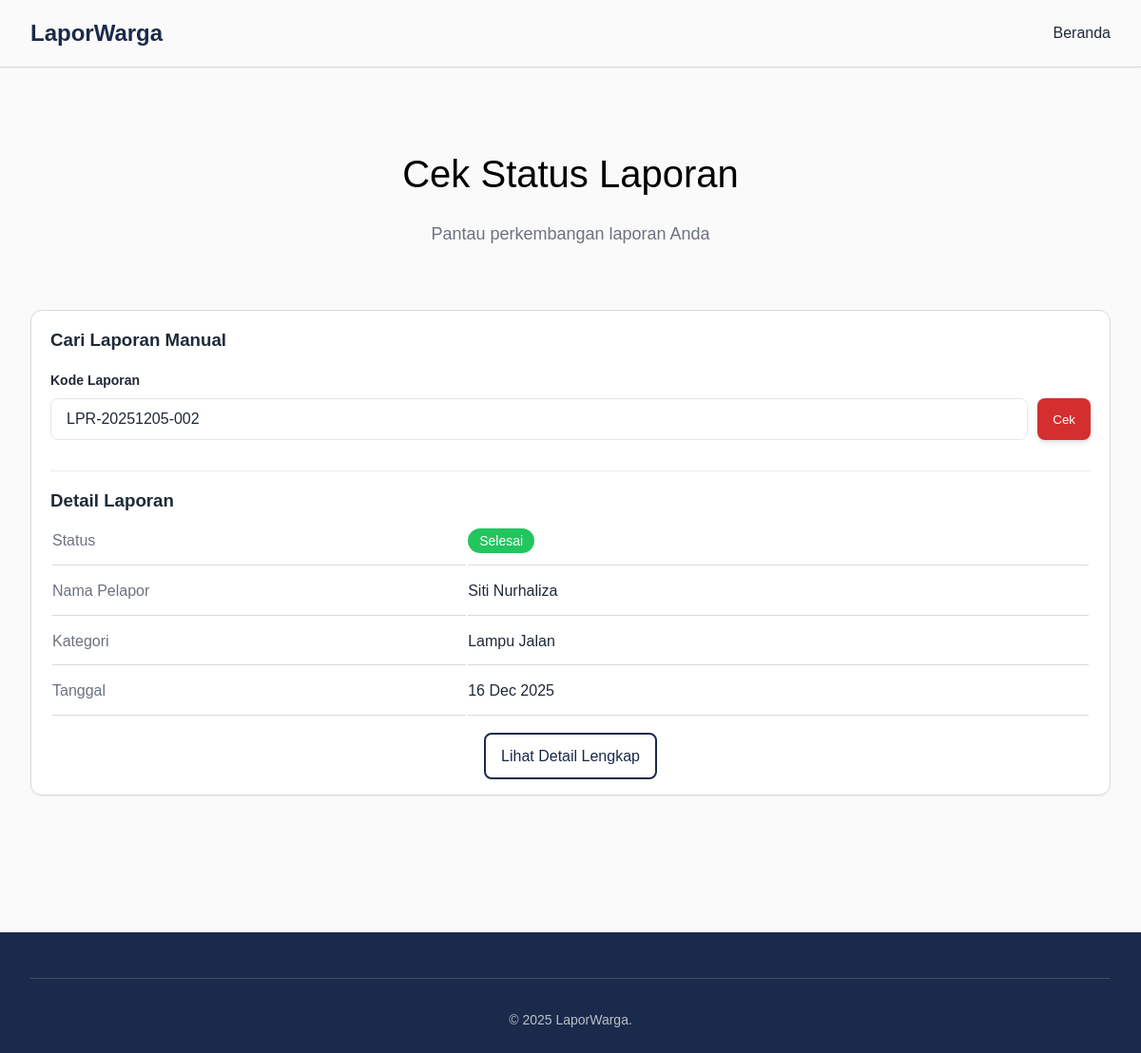
Page /cek_status.php?kode=LPR-20251205-002 on the committed database.
### tables this page shows
CREATE TABLE `laporan` (
  `id` int(11) NOT NULL AUTO_INCREMENT,
  `kode_laporan` varchar(20) NOT NULL,
  `nama_pelapor` varchar(100) NOT NULL,
  `no_hp` varchar(15) NOT NULL,
  `kategori` varchar(50) NOT NULL,
  `deskripsi` text NOT NULL,
  `lokasi` varchar(255) NOT NULL,
  `foto` varchar(255) DEFAULT NULL,
  `foto_blob` mediumblob DEFAULT NULL,
  `foto_mime` varchar(50) DEFAULT NULL,
  `status` enum('Diterima','Diproses','Selesai') DEFAULT 'Diterima',
  `tanggal_lapor` timestamp NOT NULL DEFAULT current_timestamp(),
  `tanggal_diterima` timestamp NULL DEFAULT NULL,
  `tanggal_diproses` timestamp NULL DEFAULT NULL,
  `tanggal_selesai` datetime DEFAULT NULL,
  `biaya` decimal(15,2) DEFAULT NULL,
  `durasi` varchar(50) DEFAULT NULL,
  `foto_after` varchar(255) DEFAULT NULL,
  `foto_after_blob` mediumblob DEFAULT NULL,
  `foto_after_mime` varchar(50) DEFAULT NULL,
  `catatan_admin` text DEFAULT NULL,
  `diterima_at` timestamp NULL DEFAULT NULL COMMENT 'Timestamp ketika status Diterima',
  `diproses_at` timestamp NULL DEFAULT NULL COMMENT 'Timestamp ketika status Diproses',
  `selesai_at` timestamp NULL DEFAULT NULL COMMENT 'Timestamp ketika status Selesai',
  PRIMARY KEY (`id`),
  UNIQUE KEY `kode_laporan` (`kode_laporan`),
  KEY `idx_kode` (`kode_laporan`),
  KEY `idx_status` (`status`),
  KEY `idx_tanggal` (`tanggal_lapor`),
  KEY `idx_no_hp_tanggal` (`no_hp`,`tanggal_lapor`)
);

### config/report_tracker.php (called while the page is built, shortened)
<?php
class ReportTracker {
    public static function getTrackedReports() {
        if (!isset($_COOKIE[self::COOKIE_NAME])) {
            return [];
        }
        $data = $_COOKIE[self::COOKIE_NAME];
        $reports = json_decode($data, true);
        $reports = array_map('intval', $reports);
        $reports = array_filter($reports, function($id) {
            return $id > 0;
        });
        $reports = array_values(array_unique($reports));
        return $reports;
    }
    public static function hasTrackedReports() {
        $reports = self::getTrackedReports();
        return !empty($reports);
    }
}
?>

### public/cek_status.php (the view, shortened to what this page needs)
<?php
require_once '../config/report_tracker.php';
$database = new Database();
$conn = $database->getConnection();
$trackedReports = [];
$hasTrackedReports = ReportTracker::hasTrackedReports();
$laporan = null;
if(isset($_GET['kode'])) {
    $kode = trim($_GET['kode']);
    if(!empty($kode)) {
        $stmt = $conn->prepare("SELECT * FROM laporan WHERE kode_laporan = :kode");
        $stmt->bindParam(':kode', $kode);
        $stmt->execute();
        $laporan = $stmt->fetch(PDO::FETCH_ASSOC);
    }
}
?>
<!DOCTYPE html>
<html lang="id">
<head>
    <link href="https://cdn.jsdelivr.net/npm/remixicon@3.5.0/fonts/remixicon.css" rel="stylesheet">
    <link href="https://cdnjs.cloudflare.com/ajax/libs/remixicon/3.5.0/remixicon.css" rel="stylesheet">
    <link rel="stylesheet" href="assets/css/style.css?v=2.2">
</head>
<body>
    <nav class="navbar">
        <div class="container">
            <div class="nav-brand">
                <span class="brand-text">LaporWarga</span>
            </div>
            <ul class="nav-menu">
                <li><a href="index.php" class="nav-link"><i class="ri-home-line"></i> Beranda</a></li>
            </ul>
        </div>
    </nav>
    <main class="section" style="flex: 1;">
        <div class="container">
            <div class="section-header">
                <h2 class="section-title">Cek Status Laporan</h2>
                <p class="section-subtitle">Pantau perkembangan laporan Anda</p>
            </div>
            <?php if ($hasTrackedReports && !empty($trackedReports)): ?>
            <div class="card" style="margin-bottom: 2rem;">
                <div class="card-header">
                    <h3><i class="ri-file-list-3-line"></i> Laporan Anda</h3>
                    <p style="font-size: 0.9rem; color: #666; margin-top: 0.5rem;">
                        Ditemukan <?php echo count($trackedReports); ?> laporan dari browser ini
                    </p>
                </div>
                <div class="card-body">
                    <div class="table-responsive">
                        <table class="table">
                            <thead>
                                <tr>
                                    <th>Kode Laporan</th>
                                    <th>Nama</th>
                                    <th>Kategori</th>
                                    <th>Lokasi</th>
                                    <th>Status</th>
                                    <th>Tanggal</th>
                                    <th>Aksi</th>
                                </tr>
                            </thead>
                            <tbody>
                                <?php foreach ($trackedReports as $report): ?>
                                <tr>
                                    <td><strong><?php echo htmlspecialchars($report['kode_laporan']); ?></strong></td>
                                    <td><?php echo htmlspecialchars($report['nama_pelapor']); ?></td>
                                    <td><?php echo htmlspecialchars($report['kategori']); ?></td>
                                    <td><?php echo htmlspecialchars($report['lokasi']); ?></td>
                                    <td>
                                        <span class="badge badge-<?php
                                            echo $report['status'] === 'Diterima' ? 'info' :
                                                ($report['status'] === 'Diproses' ? 'warning' : 'success');
                                        ?>">
                                            <?php echo htmlspecialchars($report['status']); ?>
                                        </span>
                                    </td>
                                    <td><?php echo date('d/m/Y', strtotime($report['tanggal_lapor'])); ?></td>
                                    <td>
                                        <a href="detail_laporan.php?id=<?php echo $report['id']; ?>"
                                           class="btn btn-sm btn-primary">
                                            <i class="ri-eye-line"></i> Detail
                                        </a>
                                    </td>
                                </tr>
                                <?php endforeach; ?>
                            </tbody>
                        </table>
                    </div>
                    <div style="margin-top: 1.5rem; padding-top: 1.5rem; border-top: 1px solid #e0e0e0; text-align: center;">
                        <p style="color: #666; margin-bottom: 1rem;">
                            <i class="ri-information-line"></i>
                            Ingin cek laporan lain atau laporan dari perangkat lain?
                        </p>
                        <button onclick="document.getElementById('manualSearchForm').style.display='block'; this.style.display='none';"
                                class="btn btn-outline">
                            <i class="ri-search-line"></i> Cek Laporan Secara Manual
                        </button>
                    </div>
                </div>
            </div>
            <div class="card" id="manualSearchForm" style="display: <?php echo $hasTrackedReports ? 'none' : 'block'; ?>;">
            <?php else: ?>
            <div class="card">
            <?php endif; ?>
                <div class="card-body">
                    <h3 style="margin-bottom: 1rem;">
                        <i class="ri-search-line"></i> Cari Laporan Manual
                    </h3>
                    <form action="" method="GET" class="search-form">
                        <div class="form-group">
                            <label for="kode">Kode Laporan</label>
                            <div style="display: flex; gap: 10px;">
                                <input type="text" id="kode" name="kode" placeholder="Contoh: LAP-12345678" value="<?php echo isset($_GET['kode']) ? htmlspecialchars($_GET['kode']) : ''; ?>" required style="flex: 1;">
                                <button type="submit" class="btn btn-primary"><i class="ri-search-line"></i> Cek</button>
                            </div>
                        </div>
                    </form>
                    <?php if($laporan): ?>
                        <div class="result-box" style="margin-top: 2rem; border-top: 1px solid #eee; padding-top: 1rem;">
                            <h3><i class="ri-file-list-line"></i> Detail Laporan</h3>
                            <table class="detail-table">
                                <tr>
                                    <td>Status</td>
                                    <td>
                                        <span class="badge badge-<?php echo $laporan['status']==='Diterima'?'info':($laporan['status']==='Diproses'?'warning':'success'); ?>">
                                            <?php echo htmlspecialchars($laporan['status']); ?>
                                        </span>
                                    </td>
                                </tr>
                                <tr><td>Nama Pelapor</td><td><?php echo htmlspecialchars($laporan['nama_pelapor']); ?></td></tr>
                                <tr><td>Kategori</td><td><?php echo htmlspecialchars($laporan['kategori']); ?></td></tr>
                                <tr><td>Tanggal</td><td><?php echo date('d M Y', strtotime($laporan['tanggal_lapor'])); ?></td></tr>
                            </table>
                            <div style="margin-top: 1rem; text-align: center;">
                                <a href="detail_laporan.php?kode=<?php echo urlencode($laporan['kode_laporan']); ?>" class="btn btn-outline"><i class="ri-eye-line"></i> Lihat Detail Lengkap</a>
                            </div>
                        </div>
                    <?php endif; ?>
                </div>
            </div>
        </div>
    </main>
    <footer class="footer">
        <div class="container">
            <div class="footer-bottom">
                <p>&copy; 2025 LaporWarga.</p>
            </div>
        </div>
    </footer>
</body>
</html>

### public/assets/css/style.css (style rules this page uses)
* { margin: 0; padding: 0; box-sizing: border-box; }
:root { --primary-color: rgb(26, 42, 74); --secondary-color: rgb(211, 47, 47); --accent-color: #ef5350; --text-dark: #1f2937; --text-muted: #6b7280; --text-light: #9ca3af; --bg-white: #fafafa; --bg-light: #f9fafb; --bg-gray: #f3f4f6; --border-color: #e5e7eb; --border-light: #d9d9d9; --success-color: #22c55e; --warning-color: #f59e0b; --info-color: #3b82f6; --shadow-sm: 0 1px 2px 0 rgba(0, 0, 0, 0.05); --shadow-md: 0 4px 6px -1px rgba(0, 0, 0, 0.1), 0 2px 4px -1px rgba(0, 0, 0, 0.06); --shadow-lg: 0 10px 15px -3px rgba(0, 0, 0, 0.1), 0 4px 6px -2px rgba(0, 0, 0, 0.05); --shadow-xl: 0 20px 25px -5px rgba(0, 0, 0, 0.1), 0 10px 10px -5px rgba(0, 0, 0, 0.04); --transition-colors: all 0.2s ease; --transition-shadow: box-shadow 0.3s ease; --transition-transform: transform 0.2s ease; }
body { font-family: poppins, sans-serif; line-height: 1.6; color: var(--text-dark); background-color: var(--bg-white); display: flex; flex-direction: column; min-height: 100vh; }
.container { max-width: 1200px; margin: 0 auto; padding: 0 1rem; }
@media (min-width: 1024px) { .container { padding: 0 2rem; } }
a { text-decoration: none; color: inherit; }
.navbar { background-color: var(--bg-white); color: var(--text-dark); padding: 1rem 0; position: sticky; top: 0; z-index: 1000; box-shadow: var(--shadow-sm); border-bottom: 1px solid var(--border-light); }
.navbar .container { display: flex; justify-content: space-between; align-items: center; }
.nav-brand { display: flex; align-items: center; gap: 0.75rem; font-size: 1.5rem; font-weight: 700; color: var(--primary-color); transition: var(--transition-colors); }
.nav-menu { display: flex; list-style: none; align-items: center; gap: 2rem; }
.nav-link { color: var(--text-dark); transition: var(--transition-colors); padding: 0.5rem 0; font-weight: 400; position: relative; }
.btn { display: inline-block; padding: 0.6rem 1rem; border-radius: 0.5rem; font-weight: 400; text-align: center; cursor: pointer; border: none; transition: var(--transition-colors); text-decoration: none; box-shadow: var(--shadow-md); }
.btn-primary { background-color: var(--secondary-color); color: white; }
.btn-outline { background-color: transparent; color: var(--primary-color); border: 2px solid var(--primary-color); box-shadow: none; }
.section { padding: 5rem 0; }
@media (min-width: 1024px) { .section { padding: 5rem 0; } }
.section-header { text-align: center; margin-bottom: 2rem; }
@media (min-width: 1024px) { .section-header { margin-bottom: 4rem; } }
.section-title { font-size: 1.5rem; color: black; margin-bottom: 1rem; font-weight: 400; }
@media (min-width: 1024px) { .section-title { font-size: 2.5rem; } }
.section-subtitle { font-size: 1.125rem; color: var(--text-muted); max-width: 700px; margin: 0 auto; line-height: 1.7; }
.card { background-color: white; border-radius: 0.75rem; box-shadow: var(--shadow-sm); overflow: hidden; transition: var(--transition-shadow); border: 1px solid var(--border-light); }
.card-body { padding: 1rem 1.25rem; }
.form-group { margin-bottom: 1.5rem; }
.form-group label { display: block; margin-bottom: 0.5rem; font-weight: 600; color: var(--text-dark); font-size: 0.875rem; }
.form-group input, .form-group select, .form-group textarea { width: 100%; padding: 0.75rem 1rem; border: 1px solid var(--border-color); border-radius: 0.5rem; font-size: 1rem; transition: var(--transition-colors); color: var(--text-dark); background-color: white; }
.badge { display: inline-block; padding: 0.375rem 0.75rem; border-radius: 9999px; font-size: 0.875rem; font-weight: 200; text-align: center; line-height: 1; }
.badge-success { background-color: var(--success-color); color: white; }
.detail-table { width: 100%; }
.detail-table td { padding: 0.75rem 0; border-bottom: 1px solid var(--border-light); vertical-align: top; }
.detail-table td:first-child { width: 40%; color: var(--text-muted); font-weight: 500; }
.detail-table td:last-child { color: var(--text-dark); }
.footer { background-color: var(--primary-color); color: white; padding: 3rem 0 1.5rem; margin-top: 4rem; }
.footer-bottom { text-align: center; padding-top: 2rem; border-top: 1px solid rgba(255, 255, 255, 0.15); color: rgba(255, 255, 255, 0.7); font-size: 0.875rem; }
html { scroll-behavior: smooth; }

### rows in the picture
laporan: status "Selesai", nama_pelapor "Siti Nurhaliza", kategori "Lampu Jalan", tanggal_lapor "16 Dec 2025"
